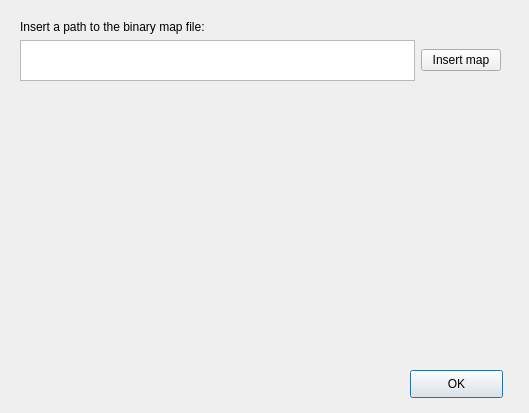
<?xml version="1.0" encoding="UTF-8"?>
<ui version="4.0">
 <class>BinaryMapWindow</class>
 <widget class="QDialog" name="BinaryMapWindow">
  <property name="geometry">
   <rect>
    <x>0</x>
    <y>0</y>
    <width>529</width>
    <height>413</height>
   </rect>
  </property>
  <property name="windowTitle">
   <string>Dialog</string>
  </property>
  <widget class="QPushButton" name="pushButton_2">
   <property name="geometry">
    <rect>
     <x>410</x>
     <y>370</y>
     <width>93</width>
     <height>28</height>
    </rect>
   </property>
   <property name="text">
    <string>OK</string>
   </property>
  </widget>
  <widget class="QWidget" name="layoutWidget">
   <property name="geometry">
    <rect>
     <x>20</x>
     <y>20</y>
     <width>481</width>
     <height>61</height>
    </rect>
   </property>
   <layout class="QVBoxLayout" name="verticalLayout">
    <item>
     <widget class="QLabel" name="label">
      <property name="text">
       <string>Insert a path to the binary map file:</string>
      </property>
     </widget>
    </item>
    <item>
     <layout class="QHBoxLayout" name="horizontalLayout">
      <item>
       <widget class="QTextEdit" name="textEdit"/>
      </item>
      <item>
       <widget class="QPushButton" name="pushButton">
        <property name="text">
         <string>Insert map</string>
        </property>
       </widget>
      </item>
     </layout>
    </item>
   </layout>
  </widget>
  <widget class="QLabel" name="label_pic">
   <property name="geometry">
    <rect>
     <x>30</x>
     <y>140</y>
     <width>461</width>
     <height>211</height>
    </rect>
   </property>
   <property name="text">
    <string/>
   </property>
  </widget>
  <widget class="QLabel" name="label_info">
   <property name="geometry">
    <rect>
     <x>20</x>
     <y>90</y>
     <width>471</width>
     <height>20</height>
    </rect>
   </property>
   <property name="text">
    <string/>
   </property>
  </widget>
 </widget>
 <resources/>
 <connections>
  <connection>
   <sender>pushButton_2</sender>
   <signal>clicked()</signal>
   <receiver>BinaryMapWindow</receiver>
   <slot>close()</slot>
   <hints>
    <hint type="sourcelabel">
     <x>450</x>
     <y>381</y>
    </hint>
    <hint type="destinationlabel">
     <x>495</x>
     <y>320</y>
    </hint>
   </hints>
  </connection>
 </connections>
</ui>
